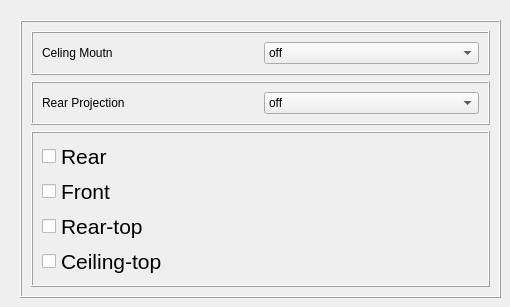
          <widget class="QWidget" name="tab_19">
           <attribute name="title">
            <string>Projection</string>
           </attribute>
           <widget class="QFrame" name="frame_3">
            <property name="geometry">
             <rect>
              <x>20</x>
              <y>20</y>
              <width>481</width>
              <height>278</height>
             </rect>
            </property>
            <property name="frameShape">
             <enum>QFrame::Box</enum>
            </property>
            <property name="frameShadow">
             <enum>QFrame::Raised</enum>
            </property>
            <layout class="QVBoxLayout" name="verticalLayout_10">
             <item>
              <widget class="QFrame" name="frame_27">
               <property name="frameShape">
                <enum>QFrame::Box</enum>
               </property>
               <property name="frameShadow">
                <enum>QFrame::Raised</enum>
               </property>
               <layout class="QHBoxLayout" name="horizontalLayout_36">
                <item>
                 <widget class="QLabel" name="label_25">
                  <property name="text">
                   <string>Celing Moutn</string>
                  </property>
                 </widget>
                </item>
                <item>
                 <widget class="QComboBox" name="Connection_mode_2">
                  <item>
                   <property name="text">
                    <string>off</string>
                   </property>
                  </item>
                  <item>
                   <property name="text">
                    <string>on</string>
                   </property>
                  </item>
                  <item>
                   <property name="text">
                    <string>Auto</string>
                   </property>
                  </item>
                 </widget>
                </item>
               </layout>
              </widget>
             </item>
             <item>
              <widget class="QFrame" name="frame_28">
               <property name="frameShape">
                <enum>QFrame::Box</enum>
               </property>
               <property name="frameShadow">
                <enum>QFrame::Raised</enum>
               </property>
               <layout class="QHBoxLayout" name="horizontalLayout_37">
                <item>
                 <widget class="QLabel" name="label_26">
                  <property name="text">
                   <string>Rear Projection</string>
                  </property>
                 </widget>
                </item>
                <item>
                 <widget class="QComboBox" name="Connection_mode_3">
                  <item>
                   <property name="text">
                    <string>off</string>
                   </property>
                  </item>
                  <item>
                   <property name="text">
                    <string>on</string>
                   </property>
                  </item>
                 </widget>
                </item>
               </layout>
              </widget>
             </item>
             <item>
              <widget class="QFrame" name="frame_37">
               <property name="frameShape">
                <enum>QFrame::Box</enum>
               </property>
               <property name="frameShadow">
                <enum>QFrame::Raised</enum>
               </property>
               <layout class="QVBoxLayout" name="verticalLayout_9">
                <item>
                 <widget class="QCheckBox" name="Rear">
                  <property name="font">
                   <font>
                    <pointsize>16</pointsize>
                   </font>
                  </property>
                  <property name="text">
                   <string>Rear</string>
                  </property>
                 </widget>
                </item>
                <item>
                 <widget class="QCheckBox" name="Front">
                  <property name="font">
                   <font>
                    <pointsize>16</pointsize>
                   </font>
                  </property>
                  <property name="text">
                   <string>Front</string>
                  </property>
                 </widget>
                </item>
                <item>
                 <widget class="QCheckBox" name="Rear_top">
                  <property name="font">
                   <font>
                    <pointsize>16</pointsize>
                   </font>
                  </property>
                  <property name="text">
                   <string>Rear-top</string>
                  </property>
                 </widget>
                </item>
                <item>
                 <widget class="QCheckBox" name="Ceiling_top">
                  <property name="font">
                   <font>
                    <pointsize>16</pointsize>
                   </font>
                  </property>
                  <property name="text">
                   <string>Ceiling-top</string>
                  </property>
                 </widget>
                </item>
               </layout>
              </widget>
             </item>
            </layout>
           </widget>
          </widget>
